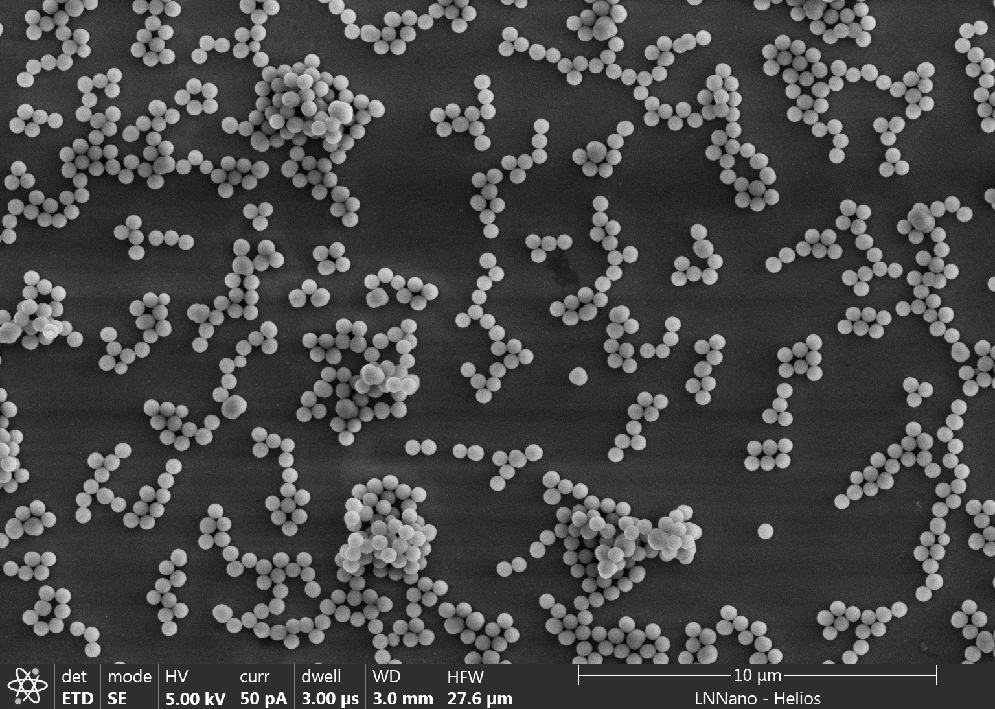
#> input picture Tratamento_Imagem/Nano_Sips/images/GC_04.tif, 995 x 709 px, shrunk from 1536 x 1094 before the run, found by its file name
$ jupyter execute MEV-GC_04.ipynb
#> lines starting #> are read from the running program, lines starting #| are printed output that depends on the picture; after the words box and inside, x2 and y2 are one past the last pixel; in counts of white or black regions, pixels touching at a corner belong together; long printed decimals are rounded
# Obtenção de raio de nanopartículas de sílica de imagem de Microscópio Eletrônico de Varredura (MEV)

Nesta prática, vocês analisarão uma imagem de MEV, das nanopartículas de sílica que vocês sintetizaram e obtiveram as imagens no LNNano.

Para isso, utilizaremos a biblioteca OpenCV para Python.

O procedimento consiste no seguinte:
 - Abrir uma das imagens obtidas.
 - Aplicar um filtro para deixá-la em preto e branco.
 - Aplicar um filtro Gaussiano, para diminuir o ruído da imagem.
 - Então, com a função HoughCircles do OpenCV, são buscados círculos na imagem.
 - Por fim o arquivo original, com o filtro Gaussiano e outro com os círculos encontrados são mostrados.
 - **IMPORTANTE:** Para não travar seu Kernel, não feche as imagens no 'x', apenas aperte qualquer tecla do teclado quando a janela da imagem estiver ativa.

A seguir entramos em mais detalhes de cada passo a ser realizado.

## Filtro Gaussiano

Como a imagem tem duas dimensões, devemos aplicar um filtro Gaussiano 2D, que é definido pela seguinte expressão:

Basicamente um produto de duas funções Gaussianas, uma para *x* e uma para *y*. O parâmetro importante para ajustarmos é o desvio padrão, quanto maior o desvio, mais os pixels vizinhos serão misturados. Portanto, como há uma mistura de pixels vizinhos, isso leva a imagem a ficar borrada, como mostrado na figura abaixo:

Isso pode não parecer útil, pois o exemplo é dado com uma imagem nítida. Porém, se aplicarmos em uma imagem com ruído, que é o caso das imagens de microscopia eletrônica, isso passa a fazer mais sentido. Vejam o exemplo abaixo, para notarem como o ruído pode diminuir muito com o filtro Gaussiano:

Agora a imagem fica melhor de ser vista, pois não está mais pontilhada como a original. Para isso que utilizaremos o filtro nas imagens de MEV. Porém, não podemos aplicar um desvio padrão muito grande, pois assim perdemos detalhes e os contornos das nanopartículas não serão detectados. A biblioteca OpenCV, para ser mais eficiente, utiliza o método de gradiente de Hough,

## Encontrando os círculos

Para encontrarmos os círculos, basicamente precisamos tentar fazer um ajuste de círculos em todos os pontos da imagem. A equação de um círculo é a seguinte:

Nesta equação, *a* e *b* são o centro do círculo, *r* é o raio. Então, para cada ponto *(x,y)*, tentamos ajustar um círculo. Parece simples, mas é um processo exaustivo e demanda muitos recursos computacionais. A biblioteca OpenCV utiliza o método de gradiente de Hough, que acelera bastante o processo de detecção de círculos, o que tornou viável a sua aplicação. Para mais detalhes do método, confira este link: https://theailearner.com/tag/hough-gradient-method/

Agora, para aplicarmos este método, temos uma série de parâmetros a serem ajustados:

- dp: este parâmetro determina a resolução a ser utilizada, o utilizado no exemplo abaixo é 2.0, que significa que a metade a resolução original será utilizada. Pode ser contra intuitivo, mas, usar uma resolução menor ajuda na busca, tanto no custo computacional como na qualidade, pois muitos detalhes podem levar a encontrar círculos em locais onde não há círculos.
- minDist: Determina a distância mínima entre os círculos em pixels. Isso ajuda a não encontrar círculos sobrepostos, que também pode levar a encontrar círculos falsos. Porém, isso deve ser ajustado para cada imagem, pois algumas possuem nanopartículas sobrepostas.
- param1: Está relacionado ao algoritmo que detecta os contornos, quanto menor este número contornos mais fracos são encontrados, que leva a mais círculos. Devemos ajustar este parâmetro de acordo com a imagem a ser analisada.
- param2: Relacionado a seleção final dos círculos, novamente, quanto menor mais círculos são detectados, portando, deve ser ajustado para cada imagem.
- minRadius: É o raio mínimo, em pixels, dos círculos a serem detectados. Apenas uma inspeção visual na sua imagem deve lhe fornecer um valor. Notem que, se este valor for muito pequeno, círculos falsos podem ser detectados.
- maxRadius: Raio máximo em pixels. Novamente uma analise da imagem deve lhe dar uma ideia de que valor você está buscando.

Ótimo, portanto, vocês deverão ajustar estes valores para suas imagens, de modo a detectar os círculos que envolvam as suas nanopartículas. Brinquem com esses valores para obter algo que faça sentido. O código abaixo é um exemplo feito para nanopartículas de sílica com raio médio de 322 nm. Neste caso já foram ajustados os valores do desvio padrão do filtro Gaussiano e também os parâmetros da função HoughCircles, onde foram encontrados círculos representativos. Confira o código e então aplique para suas imagens.

[cell 1]
try:
    import cv2 as cv
except ModuleNotFoundError:
    import sys
    !{sys.executable} -m pip install opencv-python
    import cv2 as cv

import numpy as np
import pandas as pd

def main():
    filename = 'GC_04.tif' #Define o nome do arquivo da imagem a ser analisada.
    # Carrega a imagem
    orig = cv.imread(cv.samples.findFile(filename), cv.IMREAD_COLOR) #Salva na variável orig a imagem original.
#> orig is the input picture: shape (709, 995, 3); min 2, max 255, mean 72.6
    src = cv.imread(cv.samples.findFile(filename), cv.IMREAD_COLOR) #Salva a imagem que será manipulada na variável
                                                                    #src, assim temos a original e a manipulada
                                                                    #separadamente.

    gray = cv.cvtColor(src, cv.COLOR_BGR2GRAY) #Transforma a imagem em preto e branco.

    gray = cv.medianBlur(gray, 5) #Aplica o filtro Gaussiano, neste caso com um desvio padrão de 9 pixels.

    circles = cv.HoughCircles(gray,                       #Chama a função HoughCircles, na imagem filtrada.
                              method=cv.HOUGH_GRADIENT,   #Define o método Hough Gradient para buscar os círculos.
                              dp=2.0,                     #Utiliza metade da resolução para encontrar os círculos.
                              minDist=8,                 #Define uma distância mínima de 30 pixels entre os centros dos círculos.
                              param1=90,                 #Define o parâmetro a ser passado para o algoritmo de encontrar contornos.
                              param2=30,                  #Define o parâmetro para a definição final dos círculos.
                              minRadius=8,               #Define o raio mínimo dos círculos.
                              maxRadius=15)               #Define o raio máximo dos círculos.
#> circles = 318 rows, first 8: [371, 379, 13.8], [321, 99, 13.8], [581, 517, 13.8], [27, 519, 13.8], [35, 521, 13.8], [373, 371, 13.8], [589, 561, 13.8], [387, 503, 13.8]

    circle_inf = np.transpose(circles[0]) #Calcula a transposta das informações dos círculos, para
                                          #calcularmos a média e desvio padrão.

    df = pd.DataFrame(circle_inf[2], columns = ['Raios']) #Converte os raios para um dataframe.
#> df = table of 318 rows and 1 columns
    ax = df.plot.hist(bins=5, alpha=0.5) #Armazena no eixo ax o histograma de raios.
    ax.set_xlabel("Raio") #Define o rótulo do eixo-x.
    ax.set_ylabel("Contagem") #Define o rótulo do eixo-y.

    if circles is not None: #Caso círculos tenham sido encontrados, executa o código a seguir:
        print('O raio médio é de', np.average(circle_inf[2]), 'pixels') #Calcula e exibe o raio médio dos círculos.
#| O raio médio é de 10.336 pixels
        print('O desvio padrão do raio médio é de', np.std(circle_inf[2]), 'pixels') #Calcula e exibe o desvio
#| O desvio padrão do raio médio é de 1.741 pixels
                                                                                 #padrão dos raios dos círculos.
        circles = np.uint16(np.around(circles)) #Arredonda as informações dos círculos para inteiros e
#> circles = 318 rows, first 8: [371, 379, 14], [321, 99, 14], [581, 517, 14], [27, 519, 14], [35, 521, 14], [373, 371, 14], [589, 561, 14], [387, 503, 14]
                                                #transforma em uma variável inteira de 16 bits. Isso é
                                                #necessário, pois não existem valores não inteiros de pixels.
        for i in circles[0, :]: #Realiza um loop para todos os círculos encontrados.
            center = (i[0], i[1])  #Define o centro do círculo na variável center
            cv.circle(src, center, 1, (0, 100, 100), 2) #Aplica a variável center no cv.circle, para que
                                                        #o centro do círculo seja desenhado, o raio é definido
                                                        #como 1, para mostrar apenas um ponto no centro.
                                                        #A cor é definida na escala RGB, pelo vetor (0, 100, 100)
                                                        #A largura da linha é definida pelo último parâmetro
                                                        #neste caso 3 pixels.
            radius = i[2] #Define o raio do círculo na variável radius.
            cv.circle(src, center, radius, (255, 0, 255), 1) #Agora sim aplica-se o raio e o centro para desenhar
#> this loop made 318 passes
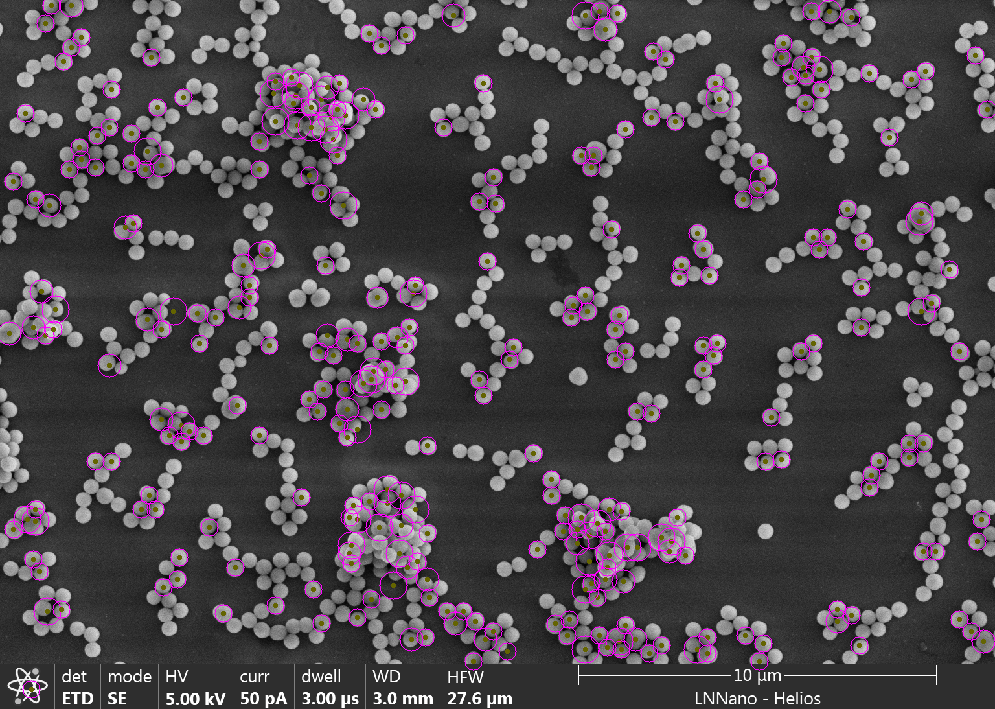
#> src: shape (709, 995, 3); 3.29% of pixels changed, all inside (x1, y1, x2, y2) = (0, 0, 995, 699)
                                                             #o círculo encontrado. A cor e largura da linha são
                                                             #definidas da mesma maneira que a explicada para o centro.

    cv.imshow("Original", orig) #Mostra a imagem original
    cv.imshow("Processed", gray) #Mostra a imagem com o filtro Gaussiano aplicado
    cv.imshow("detected circles", src) #Mostra a imagem com os círculos detectados.
    cv.waitKey(0) #Espera que uma tecla seja pressionada.
    cv.destroyAllWindows() #Fecha as janelas após pressionar qualquer tecla.


    return 0
if __name__ == "__main__":
    main()
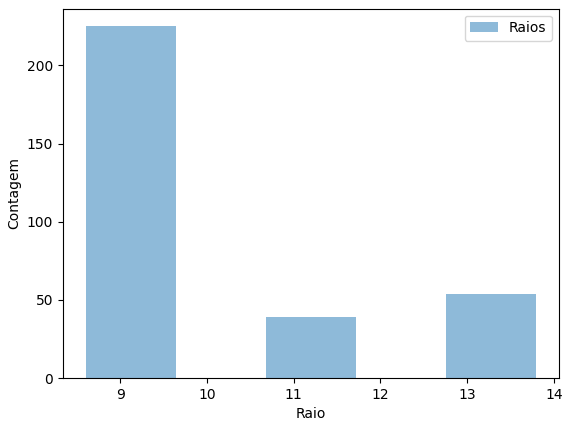
#> figure drawn by matplotlib, 1 panel; tallest bar 225 high, from x = 8.6 to 9.64
